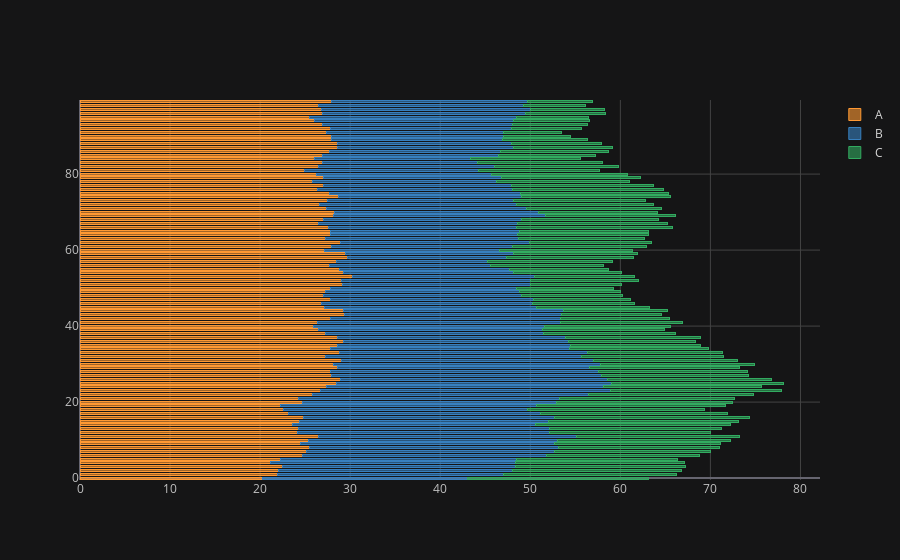

Write notebook code for a chart like this one.
### Code cell
cf.set_config_file(theme='solar')
df.iplot(kind='barh',barmode='stack',bargap=0.5)
